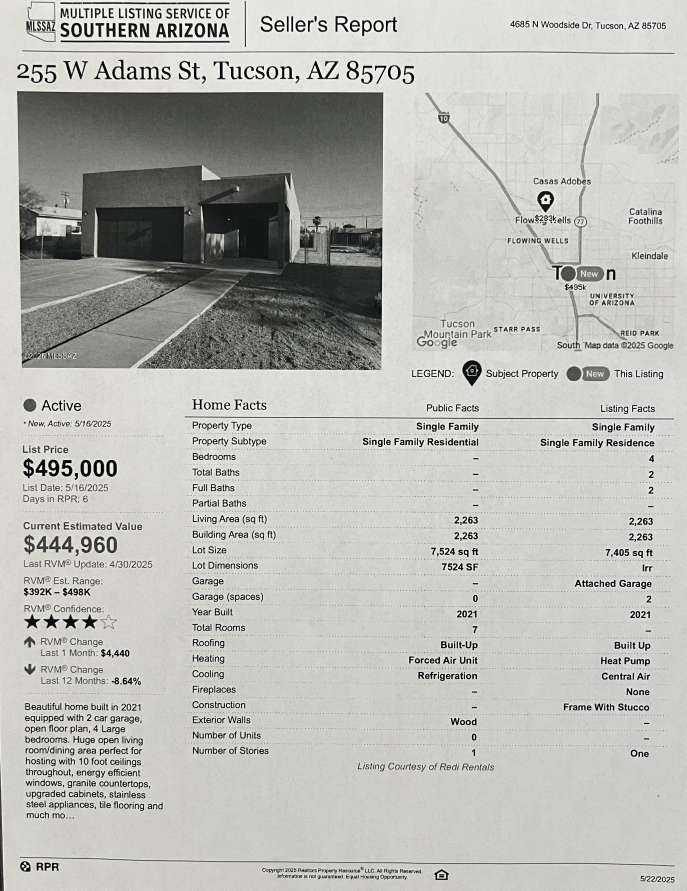
#> input picture uploads/0f0be401-3b74-4792-9f1e-bca8a36fa248.jpg, 2746 x 3561 px (shown at 1/4 size)
$ python -i ocr_preprocessor.py   (imports and definitions only)
#> lines starting #> are read from the running program, lines starting #| are printed output that depends on the picture; after the words box and inside, x2 and y2 are one past the last pixel; in counts of white or black regions, pixels touching at a corner belong together
#> further down, picture is the input picture: shape (3561, 2746, 3); mean B, G, R 180.6, 185, 184.5
import os
import cv2
import numpy as np
import tempfile
from typing import Tuple, Dict, Any, Optional
from loguru import logger

class OCRPreprocessor:
    """Utility for preprocessing images before OCR to improve text recognition accuracy."""

    def __init__(self):
        """Initialize the OCR preprocessor."""
        pass

    # [158 lines left out: functions preprocess_image, _rotate_image, _preprocess_image, _is_likely_form, not called in this run]

    def preprocess_form_image(self, image: np.ndarray) -> np.ndarray:
        """Apply special preprocessing for form documents.

        Args:
            image: Input image array

        Returns:
            Preprocessed image optimized for form OCR
        """
        try:
            # Make a copy to avoid modifying the original
            img = image.copy()

            # Convert to grayscale
            if len(img.shape) == 3:
                gray = cv2.cvtColor(img, cv2.COLOR_BGR2GRAY)
            else:
                gray = img

            # Apply contrast stretching to enhance features
            min_val, max_val = np.percentile(gray, (2, 98))
#> min_val = 19; max_val = 237
            stretched = np.clip((gray - min_val) * 255.0 / (max_val - min_val), 0, 255).astype(np.uint8)

            # First sharpen the image to make text and checkboxes clearer
            kernel = np.array([[0, -1, 0], [-1, 5, -1], [0, -1, 0]])
            sharpened = cv2.filter2D(stretched, -1, kernel)

            # Apply adaptive thresholding with optimized parameters for forms
            binary = cv2.adaptiveThreshold(
                sharpened,
                255,
                cv2.ADAPTIVE_THRESH_GAUSSIAN_C,
                cv2.THRESH_BINARY,
                11,  # Smaller block size for forms with small text and checkboxes
                8     # C constant adjusted for better form field detection
            )
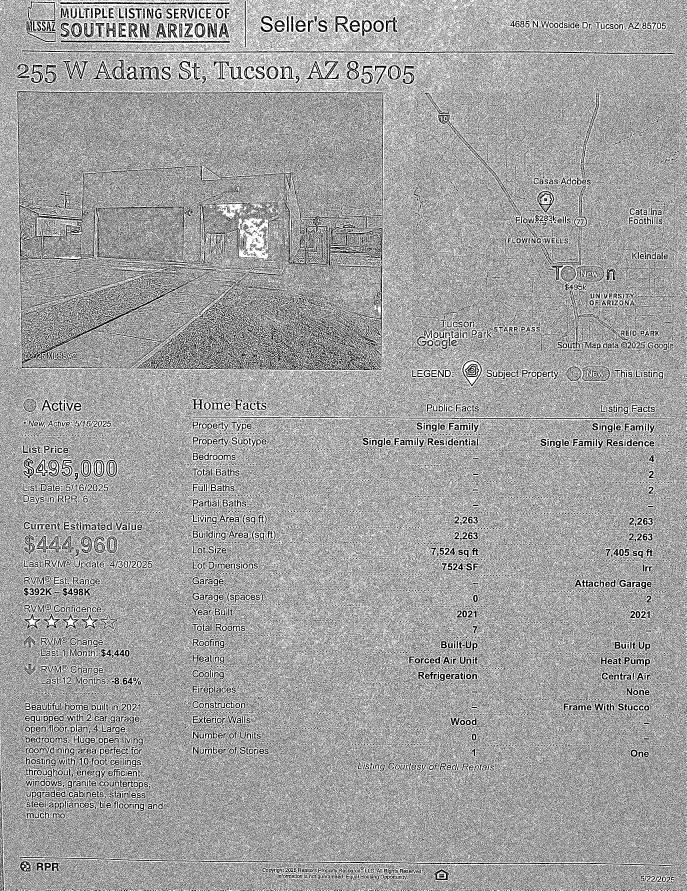
#> binary: shape (3561, 2746) (shown at 1/4 size); 63.6% white; black in thin lines or dots

            # Use morphological operations to preserve checkboxes and form structures
            kernel = np.ones((2, 2), np.uint8)
            # Dilate to make checkboxes and lines more prominent
            dilated = cv2.dilate(binary, kernel, iterations=1)
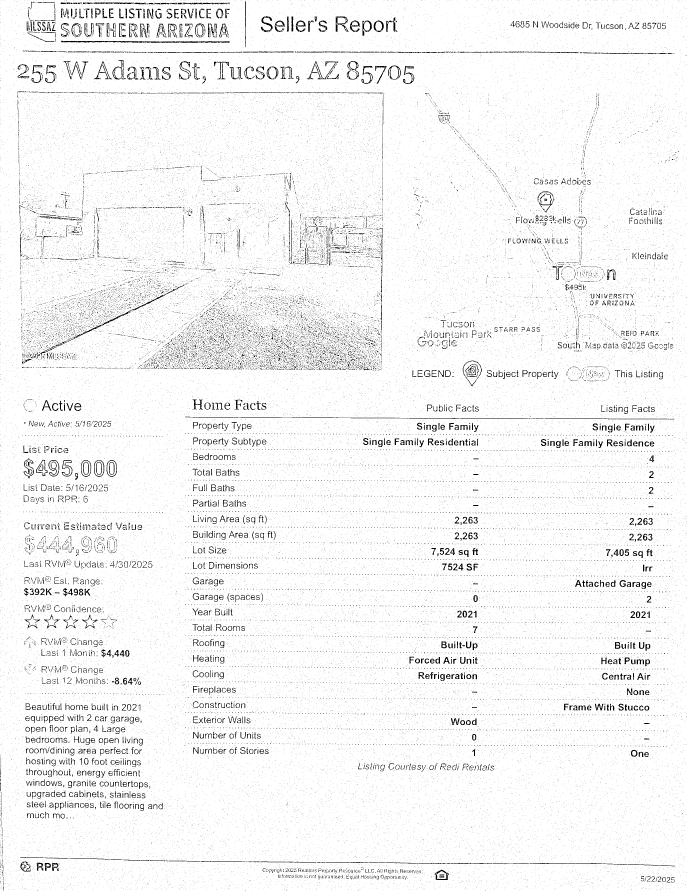
#> dilated: shape (3561, 2746) (shown at 1/4 size); 95.9% white; black in thin lines or dots
            # Erode to clean up noise while preserving structure
            processed = cv2.erode(dilated, kernel, iterations=1)
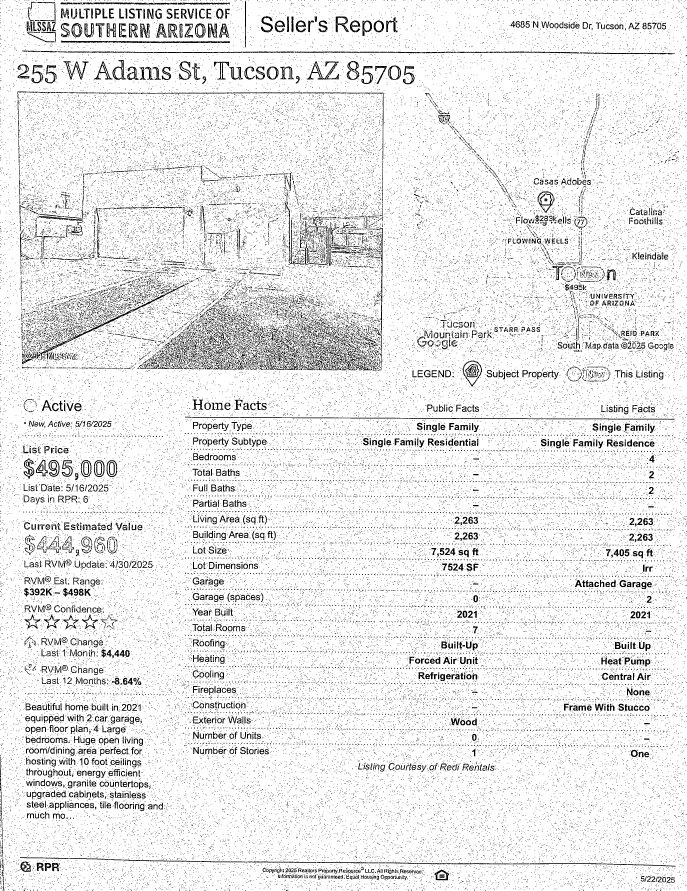
#> processed: shape (3561, 2746) (shown at 1/4 size); 91.8% white; 65979 black regions (62104 under 20 px), largest, box (x1, y1, x2, y2) and area: (740, 1667, 2698, 1679) 5702, (155, 1131, 754, 1439) 4145, (244, 163, 920, 173) 3989

            # Run Canny edge detection to emphasize checkbox boundaries
            edges = cv2.Canny(processed, 100, 200)
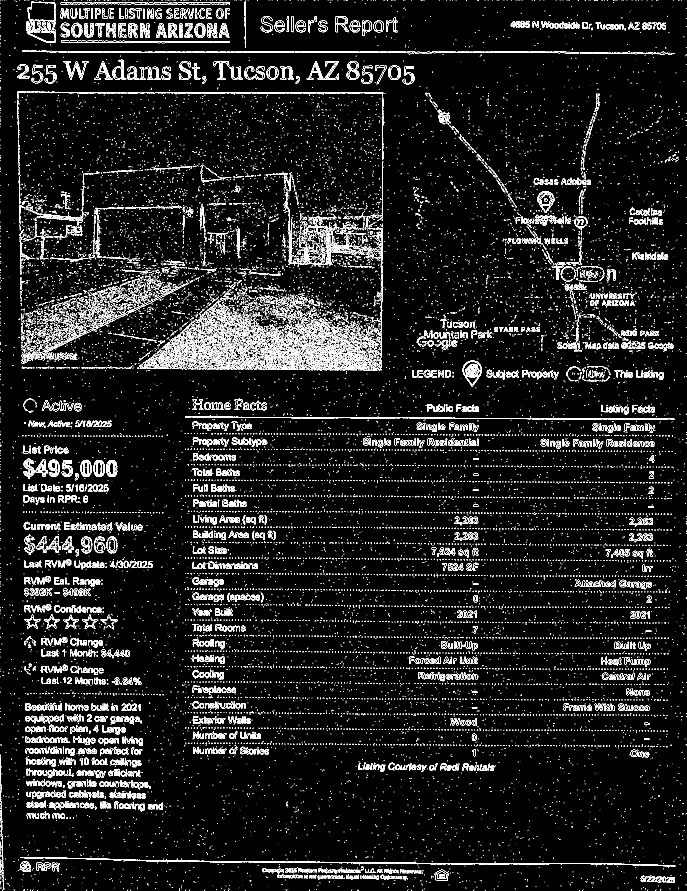
#> edges: shape (3561, 2746) (shown at 1/4 size); 3.9% white in thin lines or dots
            kernel = np.ones((2, 2), np.uint8)
            dilated_edges = cv2.dilate(edges, kernel, iterations=1)
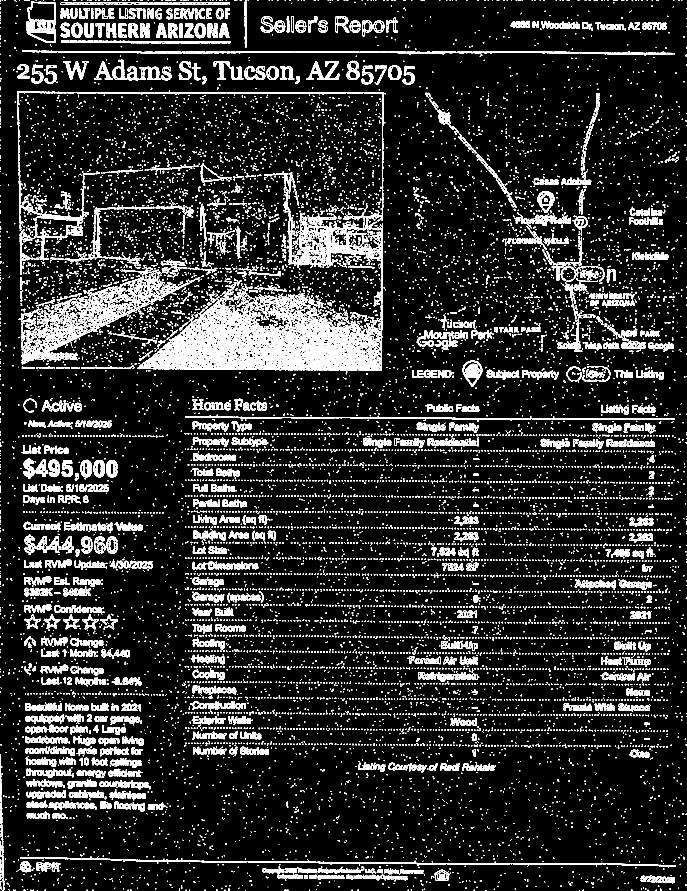
#> dilated_edges: shape (3561, 2746) (shown at 1/4 size); 9.3% white in thin lines or dots

            # Combine processed image with edge detection to get both text and form structures
            result = cv2.bitwise_and(processed, cv2.bitwise_not(dilated_edges))
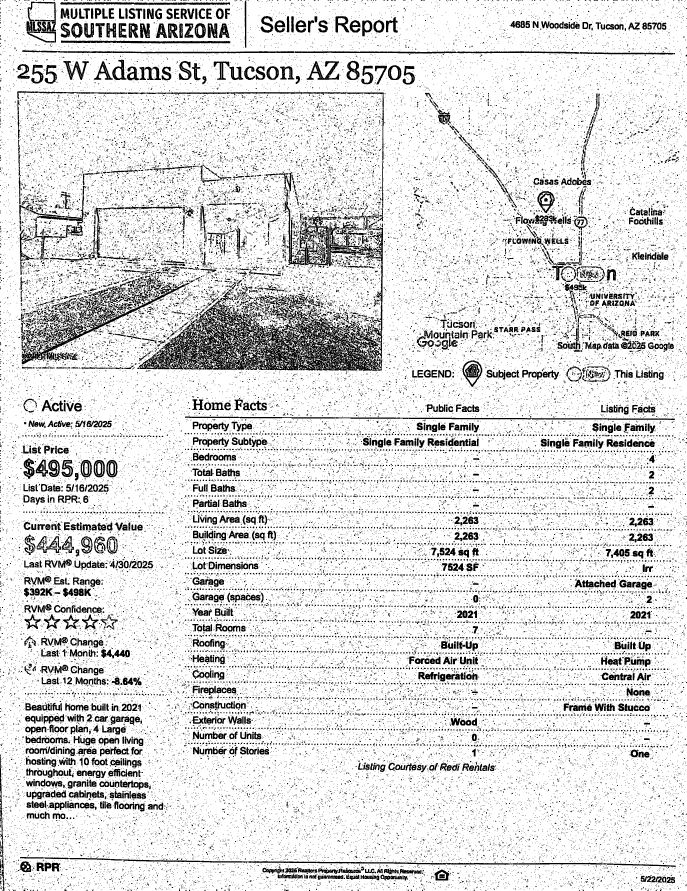
#> result: shape (3561, 2746) (shown at 1/4 size); 87% white; 57899 black regions (50263 under 20 px), largest, box (x1, y1, x2, y2) and area: (556, 911, 1532, 1483) 109047, (87, 1130, 758, 1457) 13671, (80, 3428, 2703, 3468) 13416

            return result

        except Exception as e:
            logger.error(f"Error in form preprocessing: {str(e)}")
            return image  # Return original image on error
    # [73 lines left out: functions _deskew, preprocess_pdf_page, not called in this run]

>>> import cv2
>>> picture = cv2.imread('../../uploads/0f0be401-3b74-4792-9f1e-bca8a36fa248.jpg')
>>> result = OCRPreprocessor().preprocess_form_image(picture)

$ run again, on uploads/34a5e8d2-72fe-44a6-a792-63836101f41a.jpg
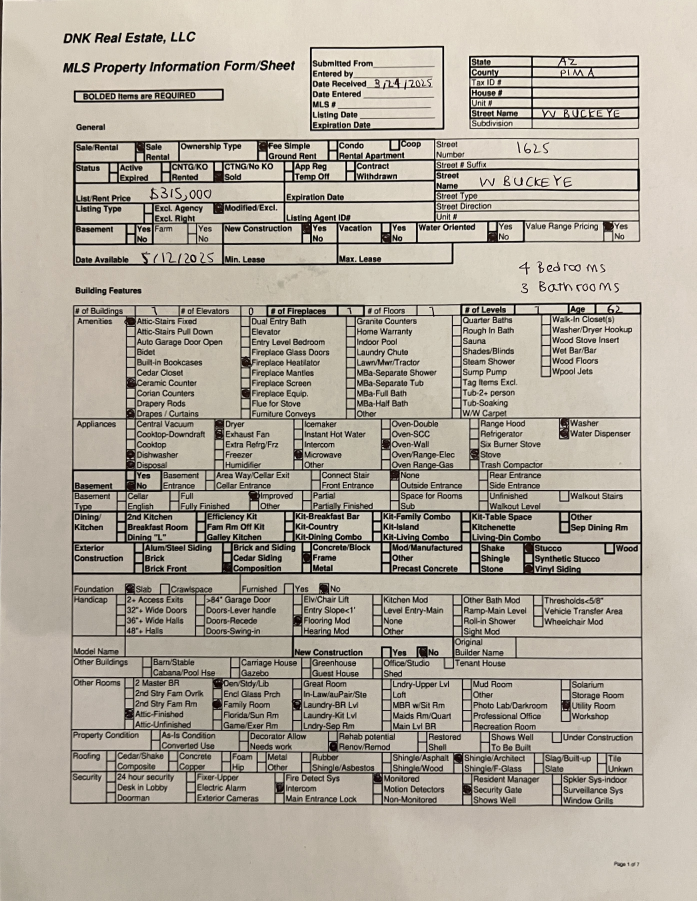
#> input picture uploads/34a5e8d2-72fe-44a6-a792-63836101f41a.jpg, 2785 x 3604 px (shown at 1/4 size)
#> picture is the input picture: shape (3604, 2785, 3); mean B, G, R 158.9, 171, 178.4
#> min_val = 4; max_val = 227
#> in preprocess_form_image, `binary = cv2.adaptiveThreshold( sharpened, 255, cv2.ADAPTIVE_THRESH_GA..`:
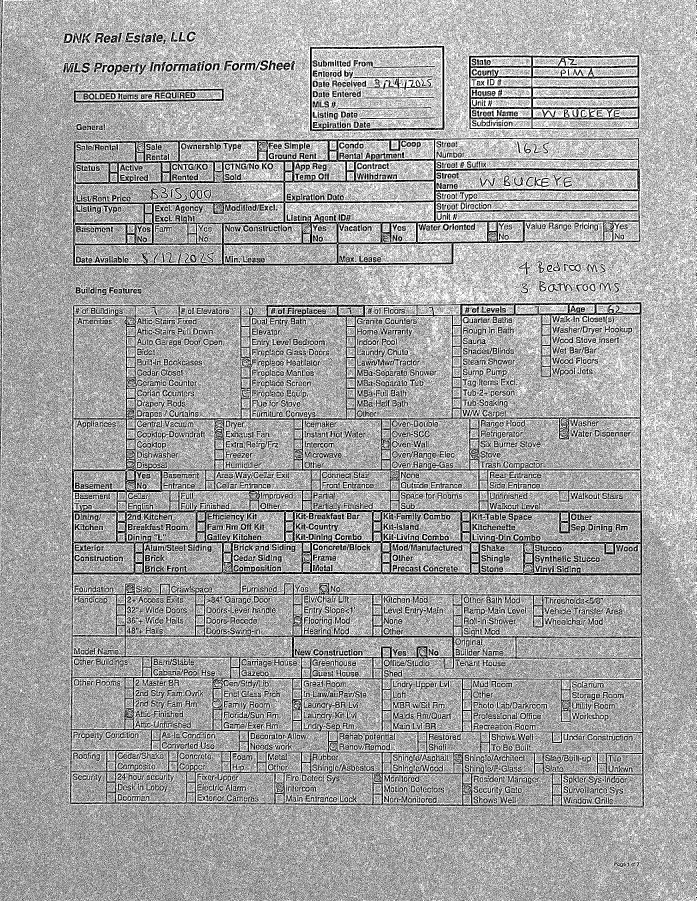
#> binary: shape (3604, 2785) (shown at 1/4 size); 64.8% white; black in thin lines or dots
#> dilated: shape (3604, 2785); 92.2% white; 63864 black regions (58191 under 20 px), largest, box (x1, y1, x2, y2) and area: (288, 1673, 2569, 2376) 85199, (292, 553, 2560, 1064) 65322, (281, 2334, 2574, 3227) 54217
#> processed: shape (3604, 2785); 86.8% white; 54752 black regions (49087 under 20 px), largest, box (x1, y1, x2, y2) and area: (288, 1210, 2570, 2377) 163016, (292, 553, 2561, 1065) 112748, (281, 2302, 2577, 3231) 106042
#> edges: shape (3604, 2785); 6% white in thin lines or dots
#> dilated_edges: shape (3604, 2785); 13.8% white in thin lines or dots
#> in preprocess_form_image, `result = cv2.bitwise_and(processed, cv2.bitwise_not(dilated_edges))`:
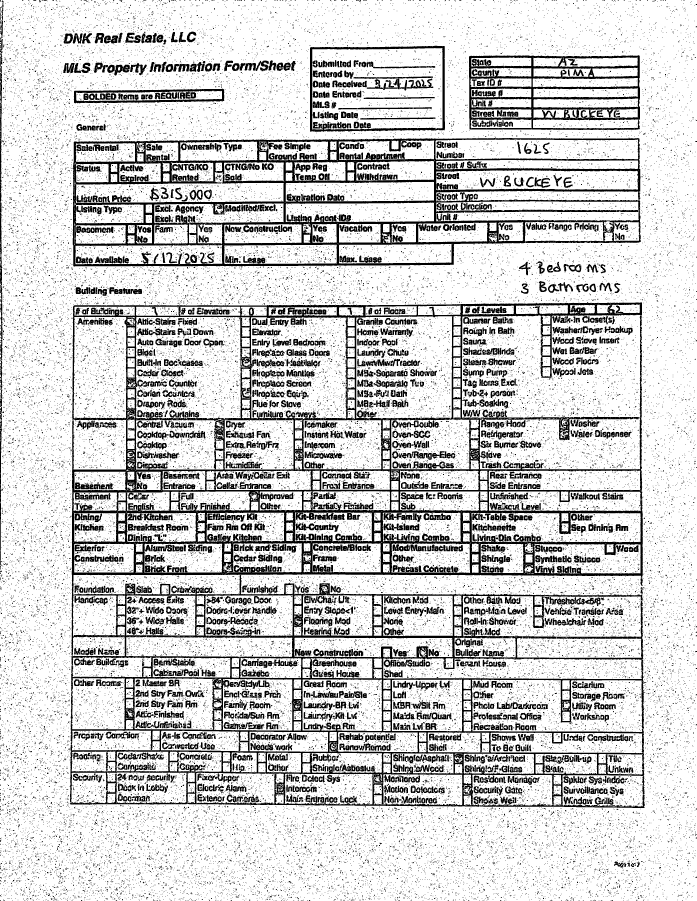
#> result: shape (3604, 2785) (shown at 1/4 size); 80.1% white; 48171 black regions (44019 under 20 px), largest, box (x1, y1, x2, y2) and area: (279, 1209, 2579, 3232) 490164, (291, 552, 2563, 1066) 181931, (1876, 221, 2560, 520) 54097

$ run again, on uploads/3e0682f9-c459-400f-b3f5-c10e9dbb7b9e.jpg
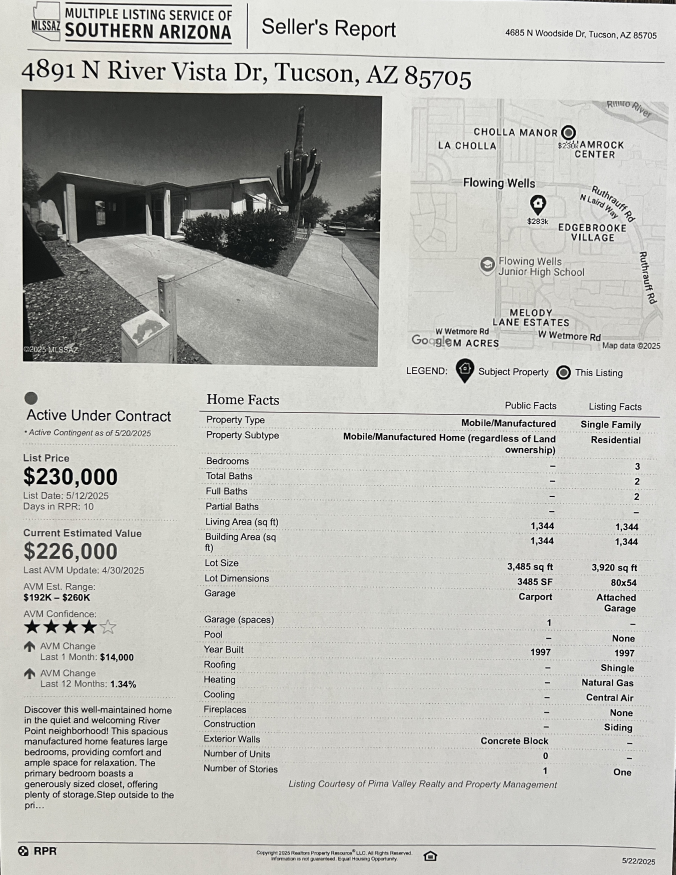
#> input picture uploads/3e0682f9-c459-400f-b3f5-c10e9dbb7b9e.jpg, 2701 x 3499 px (shown at 1/4 size)
#> picture is the input picture: shape (3499, 2701, 3); mean B, G, R 182, 187, 186.8
#> min_val = 18; max_val = 239
#> in preprocess_form_image, `binary = cv2.adaptiveThreshold( sharpened, 255, cv2.ADAPTIVE_THRESH_GA..`:
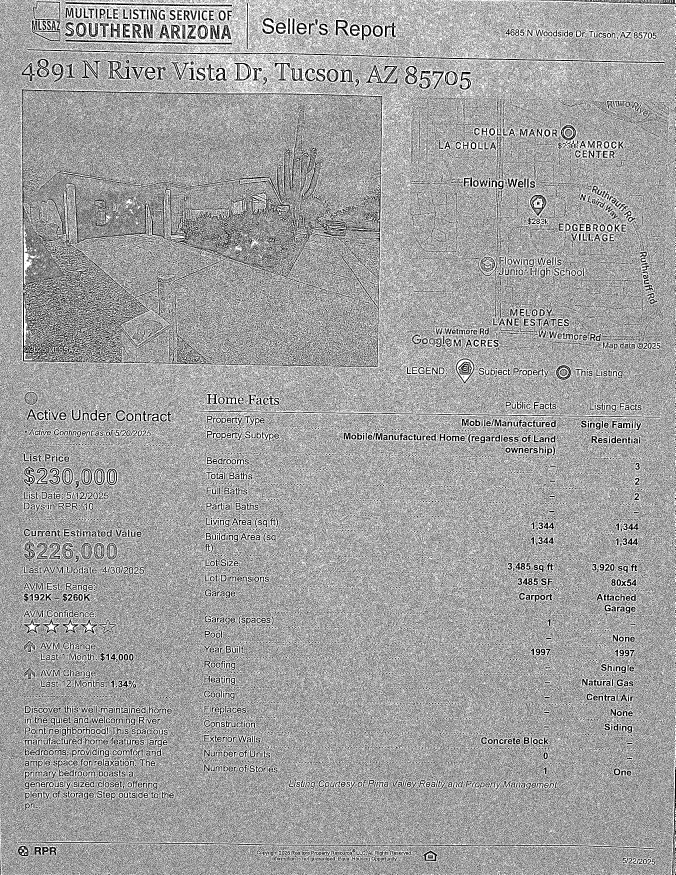
#> binary: shape (3499, 2701) (shown at 1/4 size); 63.5% white; black in thin lines or dots
#> dilated: shape (3499, 2701); 95.9% white; black in thin lines or dots
#> processed: shape (3499, 2701); 91.6% white; 64489 black regions (61054 under 20 px), largest, box (x1, y1, x2, y2) and area: (88, 358, 1530, 669) 5488, (798, 1644, 2641, 1671) 5041, (1328, 3379, 2625, 3398) 4119
#> edges: shape (3499, 2701); 4% white in thin lines or dots
#> dilated_edges: shape (3499, 2701); 9.6% white in thin lines or dots
#> in preprocess_form_image, `result = cv2.bitwise_and(processed, cv2.bitwise_not(dilated_edges))`:
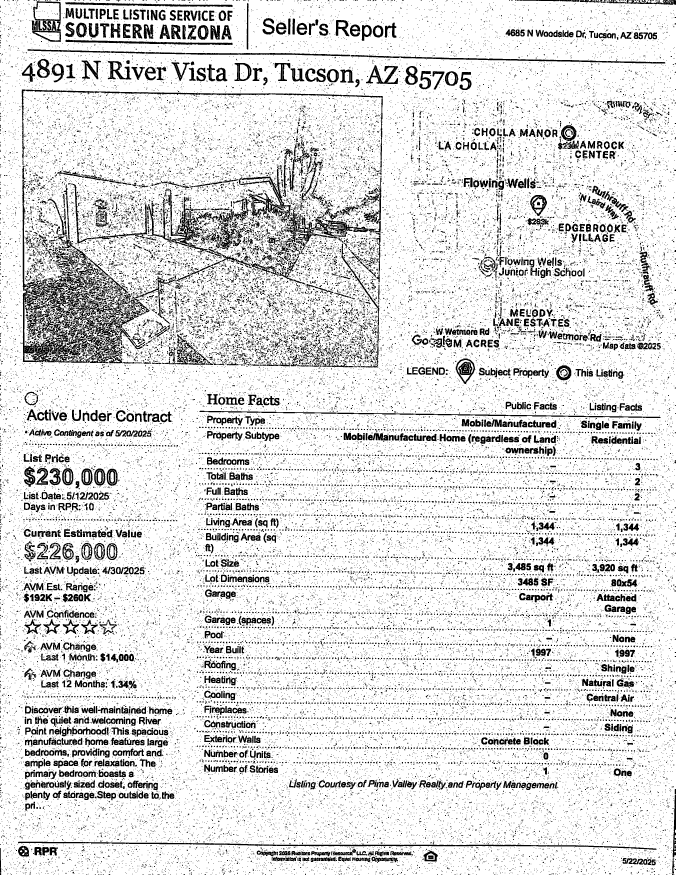
#> result: shape (3499, 2701) (shown at 1/4 size); 86.7% white; 57031 black regions (48815 under 20 px), largest, box (x1, y1, x2, y2) and area: (89, 718, 433, 1453) 17049, (72, 3367, 2626, 3399) 13215, (87, 358, 1531, 670) 9572
